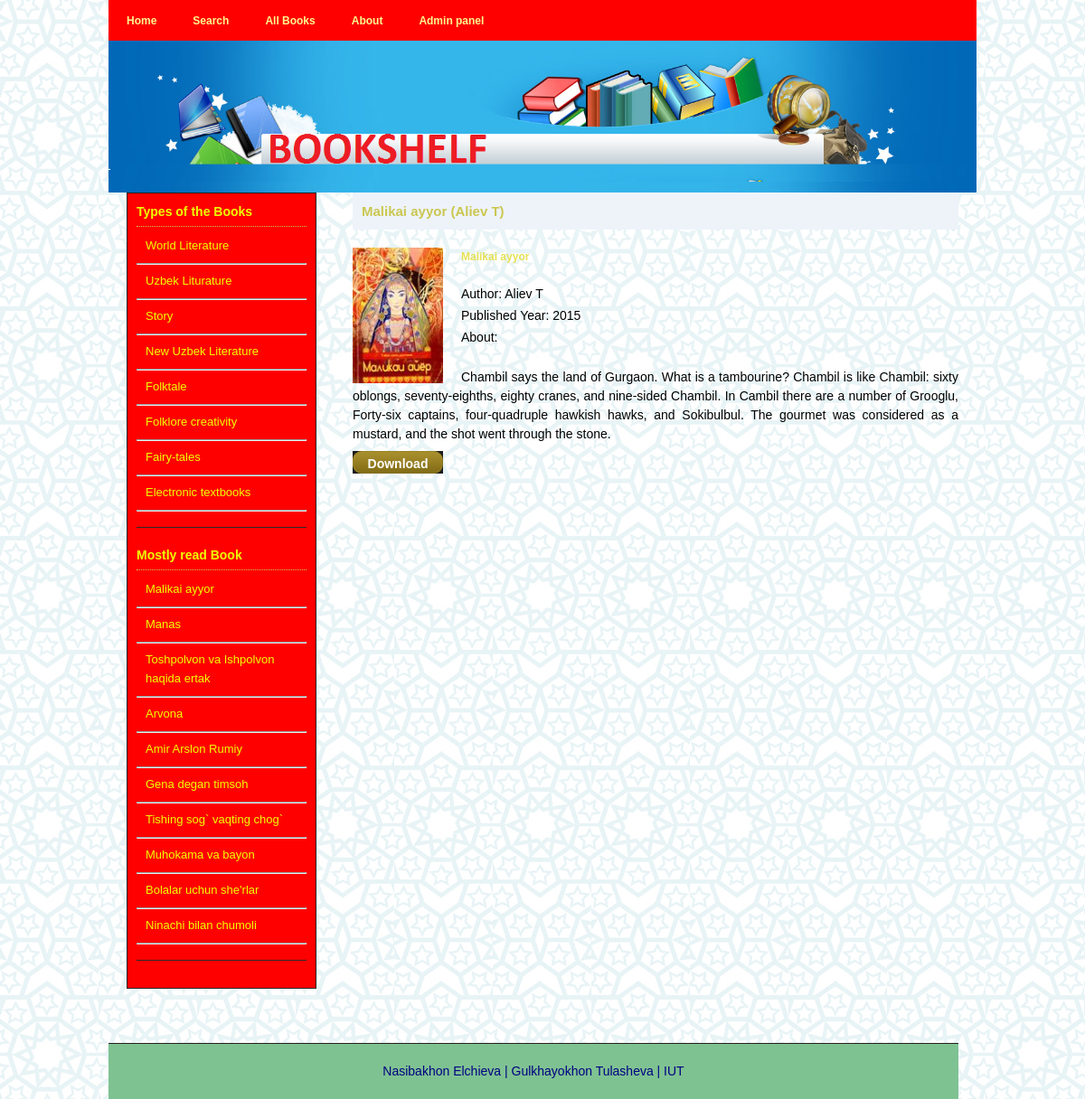
Page /view.php?id=111 on the committed database.
### tables this page shows
CREATE TABLE IF NOT EXISTS `bolimlar` (
  `id` int(11) NOT NULL AUTO_INCREMENT,
  `name` varchar(30) NOT NULL,
  PRIMARY KEY (`id`)
);

CREATE TABLE IF NOT EXISTS `kitoblar` (
  `id` int(11) NOT NULL AUTO_INCREMENT,
  `url` varchar(100) NOT NULL,
  `nomi` varchar(200) NOT NULL,
  `mualif` varchar(100) NOT NULL,
  `short` varchar(300) NOT NULL,
  `text` text NOT NULL,
  `img` varchar(100) NOT NULL,
  `yil` int(11) NOT NULL,
  `b_id` int(11) NOT NULL,
  `read` int(11) DEFAULT NULL,
  PRIMARY KEY (`id`)
);

### inc/tepa.php (the view, shortened to what this page needs)
<!DOCTYPE html PUBLIC "-//W3C//DTD XHTML 1.0 Transitional//EN" "http://www.w3.org/TR/xhtml1/DTD/xhtml1-transitional.dtd">
<html xmlns="http://www.w3.org/1999/xhtml">
<head>
<link href="templatemo_style.css" rel="stylesheet" type="text/css" />
<link href="style.css" rel="stylesheet" type="text/css" />
</head>
<body>
<div id="templatemo_container">
	<div id="templatemo_menu">
    	<ul>
            <li><a href="index.php" class="current">Home</a></li>
            <li><a href="izlash.php" class="current">Search</a></li>
            <li><a href="all.php" class="current">All Books</a></li>
            <li><a href="about.php" class="current"> About</a></li>
			<li><a href="admin.php" class="current"> Admin panel</a></li>
    	</ul>
    </div>
   <div id="templatemo_k">
		<img src="images/bg2.png" width="100%">
    </div>
    <div id="templatemo_content" >
        <div id="templatemo_content_left">
        	<div class="templatemo_content_left_section">
			            	<h1>Types of the Books</h1>
                <ul>
			<?php
			$que = 'select * from bolimlar order by `name` DESC';
            $result = mysqli_query($con, $que);
			while($row=mysqli_fetch_array($result)){
                    echo '<li><a href="bolimlar.php?id='.$row['id'].'">'.$row['name'].'</a></li><hr>';
                  }
				?>
				            	</ul>
            </div>
			<div class="templatemo_content_left_section">
            	<h1>Mostly read Book</h1>
                <ul>			<?php
			$que = 'select * from kitoblar order by `read` DESC';
            $result = mysqli_query($con, $que);
			while($row=mysqli_fetch_array($result)){
                    echo '<li><a href="view.php?id='.$row['id'].'">'.$row['nomi'].'</a></li><hr>';
                  }
				?>
    	</ul>
            </div>
        </div>

### view.php (shortened to what this page needs)
<?php
      include 'inc/db.php';
       include 'inc/tepa.php';
      $id=isset($_GET['id'])?(int) $_GET['id']:0;
	  $que = 'select * from `kitoblar` where `id`='.$id;
      $result = mysqli_query($con, $que);
	  $row=mysqli_fetch_array($result);
?>
        <div id="templatemo_content_right">
        	<?php
            echo '<h1>'.$row['nomi'].' <span>('.$row['mualif'].')</span></h1>
            <div class="image_panel"><img src="screen/'.$row['img'].'" alt="'.$row['nomi'].'" width="100" height="150" /></div>
          <h2>'.$row['nomi'].'</h2>
            <ul>
	            <li>Author: '.$row['mualif'].'</li>
            	<li>Published Year: '.$row['yil'].'</li>
				<li>About:</li>
             </ul>
            <p>'.$row['text'].'</p>
			<div class="buy_now_button"><a href="kitoblar/'.$row['url'].'">Download</a></div>
             <div class="cleaner_with_height">&nbsp;</div>';
            ?>
        </div>
    	<div class="cleaner_with_height">&nbsp;</div>
 <?php include 'inc/past.php'; ?>

### templatemo_style.css (style rules this page uses)
body { margin: 0; padding: 0; line-height: 1.5em; font-family: Verdana, Arial, san-serif; font-size: 14px; color: black; }
a:link, a:visited { color: #e6e154; text-decoration: none; font-weight: bold; }
p { margin: 0px; padding: 0px; }
img { margin: 0px; padding: 0px; border: none; }
.cleaner_with_height { clear: both; width: 100%; height: 30px; font-size: 1px; }
.buy_now_button a { clear: both; text-align: center; display: block; width: 100px; padding: 4px 0 5px 0; margin-bottom: 10px; background: url(images/templatemo_btn_02.jpg) no-repeat; color: #FFFFFF; font-weight: bold; text-decoration: none; }
#templatemo_container { width: 960px; margin: 0 auto; padding: 0 10px; background: ; }
#templatemo_menu { clear: both; width: 960px; height: 45px; background: red; }
#templatemo_menu ul { padding: 13px 0 0 0; margin: 0; list-style: none; }
#templatemo_menu ul li { display: inline; }
#templatemo_menu ul li a { float: left; padding: 0 20px; font-size: 12px; font-weight: bold; text-align: center; text-decoration: none; color: blue; }
#templatemo_menu li a:hover, #templatemo_menu li .current { color: #fcf88e; }
#templatemo_content { clear: both; width: 920px; padding: 0 20px; }
#templatemo_content #templatemo_content_left { font-size: 13px; float: left; width: 188px; padding: 10px; background-color: red; border: 1px solid #212120; }
#templatemo_content #templatemo_content_right { float: right; width: 670px; }
#templatemo_content_left .templatemo_content_left_section { clear: both; padding-bottom: 10px; border-bottom: 1px solid #2b2b2a; margin-bottom: 20px; }
.templatemo_content_left_section h1 { font-size: 14px; color:#edff00; padding: 0 0 5px 0; margin: 0 0 10px 0; border-bottom: 1px dotted #cbc750; }
.templatemo_content_left_section ul { padding: 0; margin: 0; }
.templatemo_content_left_section ul li { padding: 0 0 3px 10px; list-style: none; }
.templatemo_content_left_section ul li a { font-weight: normal; text-decoration: none; color:#edff00; }
#templatemo_content_right h1 { padding: 10px; margin: 0 0 20px 0; font-size: 15px; color: #cbc750; background: url(images/templatemo_h1_bg.jpg); }
#templatemo_content_right h2 { padding: 0 0 0 0; margin: 0 0 20px 0; font-size: 12px; color: #e6e154; }
#templatemo_content_right ul { margin: 0 0 20px 0; padding: 0 0 0 20px; list-style: none; }
#templatemo_content_right li { padding: 0 0 3px 0; }
#templatemo_content_right .image_panel { float: left; width: 100px; margin-right: 20px; }
#templatemo_content_right p { text-align: justify; padding: 0 0 8px 0; }

### style.css (style rules this page uses)
body { margin: 0; padding: 0; line-height: 1.5em; font-family: Verdana, Arial, san-serif; font-size: 14px; color: black; background:url(images/bg00.PNG) }

### rows in the picture
bolimlar: name "World Literature"
bolimlar: name "Uzbek Liturature"
bolimlar: name "Story"
bolimlar: name "New Uzbek Literature"
bolimlar: name "Folktale"
bolimlar: name "Folklore creativity"
bolimlar: name "Fairy-tales"
bolimlar: name "Electronic textbooks"
kitoblar: nomi "Malikai ayyor", mualif "Aliev T", img (picture), yil "2015", text "Chambil says the land of Gurgaon. What is a tambourine? Chambil is like Chambil: sixty oblongs, seventy-eighths, eighty cranes, and nine-sided Chambil. In Cambil there are a number of Grooglu, Forty-six captains, four-quadruple hawkish hawks, and Sokibulbul. The gourmet was considered as a mustard, and the shot went through the stone."
kitoblar: nomi "Manas"
kitoblar: nomi "Toshpolvon va Ishpolvon haqida ertak"
kitoblar: nomi "Arvona"
kitoblar: nomi "Amir Arslon Rumiy"
kitoblar: nomi "Gena degan timsoh"
kitoblar: nomi "Tishing sog` vaqting chog`"
kitoblar: nomi "Muhokama va bayon"
kitoblar: nomi "Bolalar uchun she'rlar"
kitoblar: nomi "Ninachi bilan chumoli"
